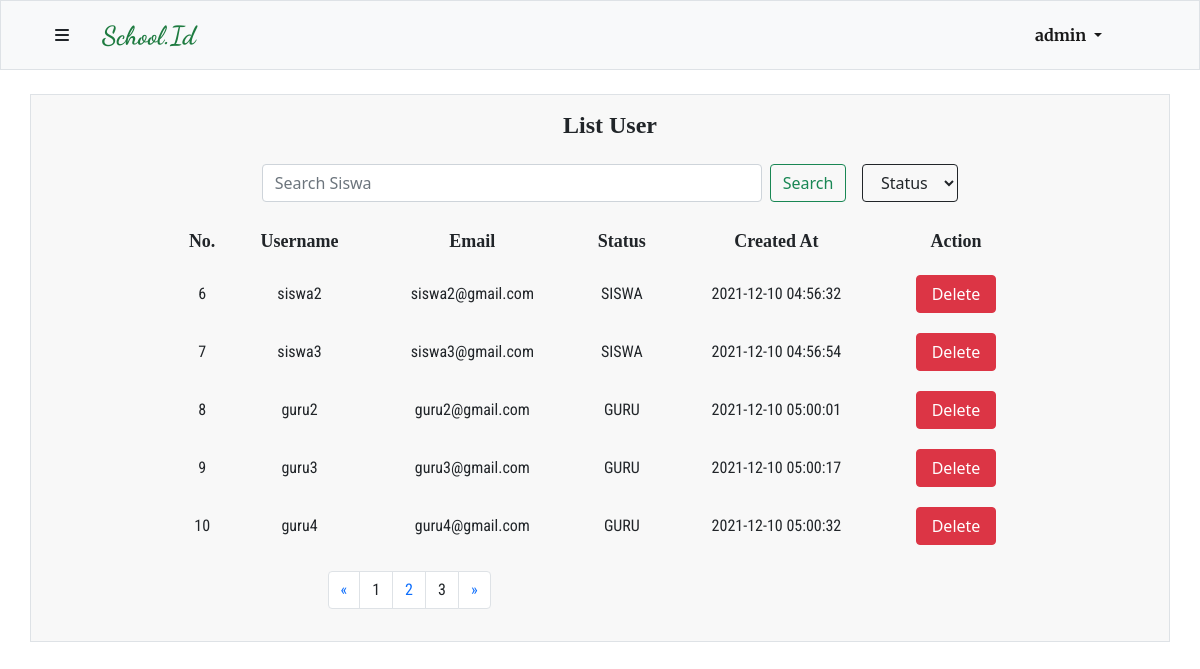
/php/user.php?page=2 (signed in), run on the app's committed database.
### tables this page shows
CREATE TABLE `user` (
  `id` int(10) UNSIGNED NOT NULL,
  `username` varchar(100) NOT NULL,
  `password` varchar(200) NOT NULL,
  `email` varchar(200) NOT NULL,
  `status` enum('ADMIN','GURU','SISWA') DEFAULT NULL,
  `Created_at` timestamp NOT NULL DEFAULT current_timestamp()
);

### php/function.php (called while the page is built, shortened)
<?php
$connection = mysqli_connect("localhost","root","","tubes");
function show($query) {
    global $connection;
    $box = [];
    $result = mysqli_query($connection, $query);
    while($row = mysqli_fetch_assoc($result)) {
        $box[] = $row;
    }
    return $box;
}
?>

### php/user.php (the view, shortened to what this page needs)
<?php
require 'function.php';
$totalData = count(show("SELECT * from user")) ;
$dataPerhalaman = 5;
if (isset($_GET["page"])) {
    $halamanAktif = $_GET["page"];
} else {
    $halamanAktif = 1;
}
$dataAwal = ($halamanAktif * $dataPerhalaman) - $dataPerhalaman;
$user = show("SELECT * from user LIMIT $dataAwal, $dataPerhalaman");
$i = $dataAwal + 1;
?>
<!DOCTYPE html>
<html lang="en">
<head>
    <link href="https://cdn.jsdelivr.net/npm/bootstrap@5.1.3/dist/css/bootstrap.min.css" rel="stylesheet">
    <link rel="stylesheet" href="style/navbar.css">
    <link rel="stylesheet" href="style/template.css">
</head>
<body>
   <?php include 'navbar.php' ?>
    <div class="container my-4 px-4 py-3 table-data border">
        <div class="table-title">
          <h4>List User</h4>
        </div>
        <form class="d-flex search my-3 mx-auto" method="POST">
          <input class="form-control me-2" type="search" placeholder="Search Siswa" aria-label="Search" name="keyword" autocomplete="off">
          <button class="btn btn-outline-success" name="find" type="submit">Search</button>
          <select class="btn ms-3 btn-outline-dark" name="filter" id="">
            <option value="">Status</option>
          </select>
        </form>
        <div class="container-fluid mt-3">
          <table class="mx-auto" style="width : 80%;">
            <tr class="thead">
              <td class="table-header">No. </td>
              <td class="table-header">Username</td>
              <td class="table-header">Email</td>
              <td class="table-header">Status</td>
              <td class="table-header">Created At</td>
                <?php if(isset($_SESSION["admin"])) : ?>
                  <td class="table-header">Action</td>
                <?php endif ; ?>
            </tr>
            <?php foreach($user as $usr) : ?>
              <tr class="tbody">
                <td class="table-body"><?= $i ?></td>
                <td class="table-body"><?= $usr["username"] ?></td>
                <td class="table-body"><?= $usr["email"] ?></td>
                <td class="table-body"><?= $usr["status"] ?></td>
                <td class="table-body"><?= $usr["Created_at"] ?></td>
                  <?php if(isset($_SESSION["admin"])) : ?>
                    <td>
                    <?php if($usr["status"] === 'ADMIN') : ?>
                      <button type="button" class="btn btn-danger disabled" data-bs-toggle="modal" data-bs-target="#delete">
                      Delete
                    </button>
                    <?php else : ?>
                      <button type="button" class="btn btn-danger" data-bs-toggle="modal" data-bs-target="#delete<?=$usr["id"]?>">
                      Delete
                      </button>
                    <?php endif ; ?>
                  </td>
                  <?php endif ; ?>
              </tr>
          <?php $i++ ?>
          <?php endforeach ; ?>
          </table>
        </div>
        <?php include 'pagination.php' ?>
    </div>
</body>
</html>

### php/navbar.php (shortened to what this page needs)
<?php
$connection = mysqli_connect("localhost","root","","tubes");
$id = $_SESSION["userID"];
if(isset($_SESSION["admin"])) {
    $admin = mysqli_query($connection, "SELECT username FROM user WHERE id = $id");
    $data = mysqli_fetch_assoc($admin);
}
?>
    <nav class="navbar navbar-expand-lg navbar-light bg-light container-fluid border sticky-top">
        <div class="container navbar-head">
         <div class="logo">
            <button class="btn" type="button" data-bs-toggle="offcanvas" data-bs-target="#offcanvasRight" aria-controls="offcanvasRight"><i class="fas fa-bars"></i></button>
            <?php if(isset($_SESSION["admin"])) : ?>
                <a class="navbar-brand" href="admin.php">School.Id</a>
            <?php else : ?>
                <a class="navbar-brand" href="dashboard.php">School.Id</a>
            <?php endif ; ?>
         </div>
          <div class="login-register collapse navbar-collapse" id="navbarSupportedContent">
            <ul class="navbar-nav me-auto mb-2 mb-lg-0">
              <li class="nav-item dropdown">
                <a class="nav-link dropdown-toggle active me-5" href="" id="navbarDropdown" role="button" data-bs-toggle="dropdown" aria-expanded="false">
                    <?php if(isset($_SESSION["admin"])) : ?>
                         <?=$data["username"] ; ?>
                    <?php elseif($_SESSION["member"] === "siswa") :?>
                        <?=$data["nama_siswa"] ; ?>
                    <?php else :?>
                        <?=$data["nama_guru"] ; ?>
                    <?php endif ; ?>
                </a>
              </li>
            </ul>
          </div>
        </div>
    </nav>

### php/style/navbar.css (style rules this page uses)
* { margin: 0; padding: 0; box-sizing: border-box; }
.navbar { background-color: #f8f8f8; height: 70px; }
.navbar-brand { text-align: center; font-weight: 900 !important; font-size : 26px; margin: 0; padding: 0 20px; font-family: 'Dancing Script'; color: #1E7B40 !important; }
.navbar .logo { display: flex; text-align: center; }
.navbar .login-register { flex-grow: 0; font-family: 'Merriweather'; font-weight: bolder; }

### php/style/template.css (style rules this page uses)
* { margin: 0; padding: 0; box-sizing: border-box; }
.d-flex { align-items: center; justify-content: center; }
form { margin: 0 20px; }
.table-data { background-color: #f8f8f8; }
.search .form-control { margin: 0 20px; }
.form-control { max-width: 500px; width: 100%; }
.table-data table { width: 50%; text-align: center; }
.table-data .table-title { display: flex; justify-content: center; }
.table-data .table-title h4 { margin-left :20px; text-align: center; font-family: 'Merriweater'; font-weight: 900; }
.table-data table button { width: 80px; }
.table-data .thead { font-family: 'Merriweater', serif !important; font-weight: bold; font-size: 18px; }
th, td { padding: 10px 5px; }
.table-data .table-body { font-family: 'Roboto Condensed', sans-serif;; }

### data on the page
user: username "admin"
user: username "siswa2", email "siswa2@gmail.com", status "SISWA", Created_at "2021-12-10 04:56:32"
user: username "siswa3", email "siswa3@gmail.com", status "SISWA", Created_at "2021-12-10 04:56:54"
user: username "guru2", email "guru2@gmail.com", status "GURU", Created_at "2021-12-10 05:00:01"
user: username "guru3", email "guru3@gmail.com", status "GURU", Created_at "2021-12-10 05:00:17"
user: username "guru4", email "guru4@gmail.com", status "GURU", Created_at "2021-12-10 05:00:32"
